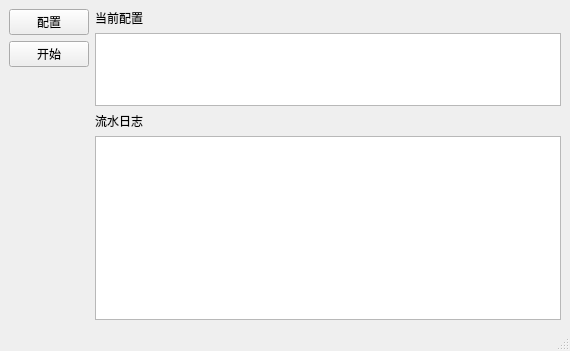
<?xml version="1.0" encoding="UTF-8"?>
<ui version="4.0">
 <class>MainWindow</class>
 <widget class="QMainWindow" name="MainWindow">
  <property name="geometry">
   <rect>
    <x>0</x>
    <y>0</y>
    <width>570</width>
    <height>351</height>
   </rect>
  </property>
  <property name="windowTitle">
   <string>文件传输工具</string>
  </property>
  <widget class="QWidget" name="centralwidget">
   <layout class="QHBoxLayout" name="horizontalLayout">
    <item>
     <layout class="QVBoxLayout" name="verticalLayout">
      <item>
       <widget class="QPushButton" name="btn_config">
        <property name="text">
         <string>配置</string>
        </property>
       </widget>
      </item>
      <item>
       <widget class="QPushButton" name="btn_switch">
        <property name="text">
         <string>开始</string>
        </property>
       </widget>
      </item>
      <item>
       <spacer name="verticalSpacer">
        <property name="orientation">
         <enum>Qt::Vertical</enum>
        </property>
        <property name="sizeHint" stdset="0">
         <size>
          <width>20</width>
          <height>40</height>
         </size>
        </property>
       </spacer>
      </item>
     </layout>
    </item>
    <item>
     <layout class="QVBoxLayout" name="verticalLayout_2">
      <item>
       <widget class="QLabel" name="label">
        <property name="text">
         <string>当前配置</string>
        </property>
       </widget>
      </item>
      <item>
       <widget class="QTextEdit" name="textEdit_config">
        <property name="sizePolicy">
         <sizepolicy hsizetype="Expanding" vsizetype="Expanding">
          <horstretch>0</horstretch>
          <verstretch>2</verstretch>
         </sizepolicy>
        </property>
        <property name="horizontalScrollBarPolicy">
         <enum>Qt::ScrollBarAlwaysOff</enum>
        </property>
        <property name="readOnly">
         <bool>true</bool>
        </property>
       </widget>
      </item>
      <item>
       <widget class="QLabel" name="label_2">
        <property name="text">
         <string>流水日志</string>
        </property>
       </widget>
      </item>
      <item>
       <widget class="QTextEdit" name="textEdit_log">
        <property name="sizePolicy">
         <sizepolicy hsizetype="Expanding" vsizetype="Expanding">
          <horstretch>0</horstretch>
          <verstretch>5</verstretch>
         </sizepolicy>
        </property>
        <property name="horizontalScrollBarPolicy">
         <enum>Qt::ScrollBarAlwaysOff</enum>
        </property>
        <property name="readOnly">
         <bool>true</bool>
        </property>
       </widget>
      </item>
     </layout>
    </item>
   </layout>
  </widget>
  <widget class="QMenuBar" name="menubar">
   <property name="geometry">
    <rect>
     <x>0</x>
     <y>0</y>
     <width>570</width>
     <height>21</height>
    </rect>
   </property>
  </widget>
  <widget class="QStatusBar" name="statusbar"/>
 </widget>
 <resources/>
 <connections/>
</ui>
